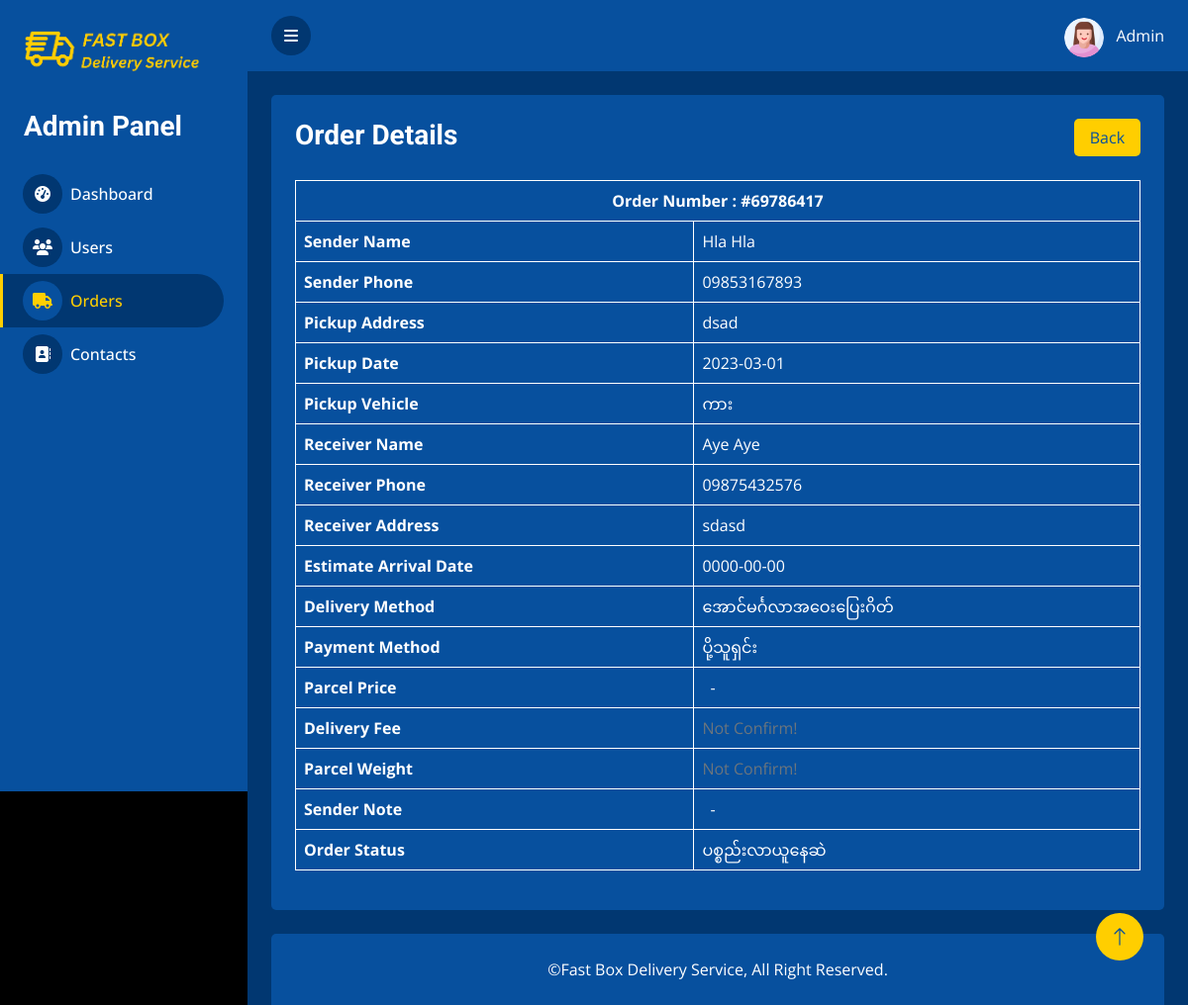
The app's page /DMS_admin/order_details.php?id=18 with its own data.
### tables this page shows
CREATE TABLE `orders` (
  `id` int(255) NOT NULL,
  `order_number` varchar(255) NOT NULL,
  `sender_name` varchar(255) NOT NULL,
  `sender_phone` varchar(25) NOT NULL,
  `pickup_address` varchar(500) NOT NULL,
  `pickup_date` date NOT NULL,
  `pickup_vehicle` varchar(25) NOT NULL,
  `receiver_name` varchar(255) NOT NULL,
  `receiver_phone` varchar(25) NOT NULL,
  `receiver_address` varchar(500) NOT NULL,
  `estimate_arrival_date` date DEFAULT NULL,
  `deliver_method` varchar(255) NOT NULL,
  `payment_method` varchar(255) NOT NULL,
  `parcel_price` int(255) DEFAULT NULL,
  `delivery_fee` int(255) NOT NULL,
  `parcel_weight` int(255) NOT NULL,
  `sender_note` varchar(500) DEFAULT NULL,
  `order_status` varchar(255) DEFAULT NULL,
  `user_id` int(255) NOT NULL,
  `current_timestamp` date NOT NULL DEFAULT current_timestamp()
);

### DMS_admin/order_details.php (the view, shortened to what this page needs)
<?php
  require __DIR__. '/fragments/header.php';
  require __DIR__. '/database/dbcon.php';
  if(isset($_GET['id'])) {
    $id = $_GET['id'];
    $sql = "SELECT * FROM orders WHERE id='$id'";
    $result = $mysqli->query($sql);
    $row = $result->fetch_assoc();
  }
?>
<section class="order_detail">
  <div class="container-fluid pt-4 px-4">
    <div class="text-center rounded p-4" style="background-color: #07509E">
      <div class="row">
        <div class="col-md-8 col-sm mb-4">
          <h3 class="mb-0 text-start">Order Details</h3>
        </div>
        <div class="col-md-4 col-sm mb-4">
          <a href="orders.php" class="btn float-end w-25 back-btn" style="background-color: #FFCE00; color: #07509E;">Back</a>
        </div>
      </div>
      <div class="table-responsive">
        <table class="table table-bordered text-white align-middle mb-3">
          <tbody class="text-start">
            <tr style="border: 1px solid white">
              <th class="text-center" colspan="2">Order Number : <?php echo $row['order_number'] ?></th>
            </tr>
            <tr style="border: 1px solid white">
              <th>Sender Name</th>
              <td><?php echo $row['sender_name'] ?></td>
            </tr>
            <tr style="border: 1px solid white">
              <th>Sender Phone</th>
              <td><?php echo $row['sender_phone'] ?></td>
            </tr>
            <tr style="border: 1px solid white">
              <th>Pickup Address</th>
              <td><?php echo $row['pickup_address'] ?></td>
            </tr>
            <tr style="border: 1px solid white">
              <th>Pickup Date</th>
              <td><?php echo $row['pickup_date'] ?></td>
            </tr>
            <tr style="border: 1px solid white">
              <th>Pickup Vehicle</th>
              <td><?php echo $row['pickup_vehicle'] ?></td>
            </tr>
            <tr style="border: 1px solid white">
              <th>Receiver Name</th>
              <td><?php echo $row['receiver_name'] ?></td>
            </tr>
            <tr style="border: 1px solid white">
              <th>Receiver Phone</th>
              <td><?php echo $row['receiver_phone'] ?></td>
            </tr>
            <tr style="border: 1px solid white">
              <th>Receiver Address</th>
              <td><?php echo $row['receiver_address'] ?></td>
            </tr>
            <tr style="border: 1px solid white">
              <th>Estimate Arrival Date</th>
              <td>
                <?php
                  if( $row['estimate_arrival_date'] == NULL) {
                    echo "<span class='text-muted'>Not Confirm!</span>";
                  }
                  else{
                    echo $row['estimate_arrival_date'];
                  };
                ?>
              </td>
            </tr>
            <tr style="border: 1px solid white">
              <th>Delivery Method</th>
              <td><?php echo $row['deliver_method'] ?></td>
            </tr>
            <tr style="border: 1px solid white">
              <th>Payment Method</th>
              <td><?php echo $row['payment_method'] ?></td>
            </tr>
            <tr style="border: 1px solid white">
              <th>Parcel Price</th>
              <td>
                <?php
                  if( $row['parcel_price'] == 0) {
                    echo "<span class='ps-2'>-</span>";
                  }
                  else{
                    echo $row['parcel_price'];
                  };
                ?>
              </td>
            </tr>
            <tr style="border: 1px solid white">
              <th>Delivery Fee</th>
              <td>
                <?php
                  if( $row['delivery_fee'] == 0) {
                    echo "<span class='text-muted'>Not Confirm!</span>";
                  }
                  else{
                    echo $row['delivery_fee'];
                  };
                ?>
              </td>
            </tr>
            <tr style="border: 1px solid white">
              <th>Parcel Weight</th>
              <td>
                <?php
                  if( $row['parcel_weight'] == 0) {
                    echo "<span class='text-muted'>Not Confirm!</span>";
                  }
                  else{
                    echo $row['parcel_weight'];
                  };
                ?>
              </td>
            </tr>
            <tr style="border: 1px solid white">
              <th>Sender Note</th>
              <td>
                <?php
                  if( $row['sender_note'] == NULL) {
                    echo "<span class='ps-2'>-</span>";
                  }
                  else{
                    echo $row['sender_note'];
                  };
                ?>
              </td>
            </tr>
            <tr style="border: 1px solid white">
              <th>Order Status</th>
              <td><?php echo $row['order_status'] ?></td>
            </tr>
          </tbody>
        </table>
      </div>
    </div>
  </div>
</section>
<?php require __DIR__. '/fragments/footer.php'?>

### DMS_admin/css/style.css (style rules this page uses)
:root { --primary: #FFCE00; --secondary: #07509E; --light: white; --dark: #013771; }
.btn { transition: .5s; }

### records on screen
orders: order_number "#69786417", sender_name "Hla Hla", sender_phone "09853167893", pickup_address "dsad", pickup_date "2023-03-01", pickup_vehicle "ကား", receiver_name "Aye Aye", receiver_phone "09875432576", receiver_address "sdasd", estimate_arrival_date "0000-00-00", deliver_method "အောင်မင်္ဂလာအဝေးပြေးဂိတ်", payment_method "ပို့သူရှင်း", order_status "ပစ္စည်းလာယူနေဆဲ"
